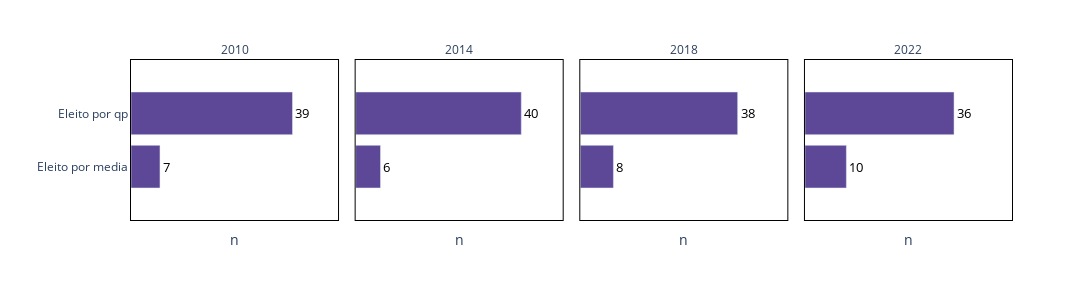

Notebook code for this chart:
### Code cell
tipo_eleicao = eleicoes.groupby(['ano', 'resultado'])['resultado'].count().reset_index(name = 'n')

tipo_eleicao['resultado'] = tipo_eleicao['resultado'].str.capitalize()

fig = px.bar(tipo_eleicao.sort_values(['n', 'resultado'], ascending = 'False'), 
             x = 'n', 
             y = 'resultado', 
             facet_col = 'ano', 
             barmode = 'group',
             text = 'n',
             color_discrete_sequence=['rgb(93,72,152)'],
             category_orders = {'ano': [2010, 2014, 2018, 2022]},
             labels = {'resultado': '', 'n': 'n', 'ano': ''})

fig.update_yaxes(range = (-1, 2), linecolor = 'black', gridcolor = 'white', mirror = True)
fig.update_xaxes(showticklabels = False, range = (0, 50), linecolor = 'black', gridcolor = 'white', mirror = True)
fig.for_each_annotation(lambda a: a.update(text=a.text.split("=")[-1]))
fig.update_layout(width = 1200, height = 300, plot_bgcolor = 'white', paper_bgcolor = 'white')
fig.update_traces(texttemplate='%{text:}', textposition='outside', textfont = {'color': 'black', 'size': 13})
fig.show()

fig.write_image("viz/tipo_eleicao.png")

### Figure 1 — Plotly figure (JSON) as saved in the notebook; plotly's stock layout.template omitted (floating-point values rounded to 4 significant figures)
{"data": [{"alignmentgroup": "True", "hovertemplate": "=%{y}<br>n=%{text}<extra></extra>", "legendgroup": "", "marker": {"color": "rgb(93,72,152)", "pattern": {"shape": ""}}, "name": "", "offsetgroup": "", "orientation": "h", "showlegend": false, "text": [7, 39], "textfont": {"color": "black", "size": 13}, "textposition": "outside", "texttemplate": "%{text:}", "type": "bar", "x": [7, 39], "xaxis": "x", "y": ["Eleito por media", "Eleito por qp"], "yaxis": "y"}, {"alignmentgroup": "True", "hovertemplate": "=%{y}<br>n=%{text}<extra></extra>", "legendgroup": "", "marker": {"color": "rgb(93,72,152)", "pattern": {"shape": ""}}, "name": "", "offsetgroup": "", "orientation": "h", "showlegend": false, "text": [6, 40], "textfont": {"color": "black", "size": 13}, "textposition": "outside", "texttemplate": "%{text:}", "type": "bar", "x": [6, 40], "xaxis": "x2", "y": ["Eleito por media", "Eleito por qp"], "yaxis": "y2"}, {"alignmentgroup": "True", "hovertemplate": "=%{y}<br>n=%{text}<extra></extra>", "legendgroup": "", "marker": {"color": "rgb(93,72,152)", "pattern": {"shape": ""}}, "name": "", "offsetgroup": "", "orientation": "h", "showlegend": false, "text": [8, 38], "textfont": {"color": "black", "size": 13}, "textposition": "outside", "texttemplate": "%{text:}", "type": "bar", "x": [8, 38], "xaxis": "x3", "y": ["Eleito por media", "Eleito por qp"], "yaxis": "y3"}, {"alignmentgroup": "True", "hovertemplate": "=%{y}<br>n=%{text}<extra></extra>", "legendgroup": "", "marker": {"color": "rgb(93,72,152)", "pattern": {"shape": ""}}, "name": "", "offsetgroup": "", "orientation": "h", "showlegend": false, "text": [10, 36], "textfont": {"color": "black", "size": 13}, "textposition": "outside", "texttemplate": "%{text:}", "type": "bar", "x": [10, 36], "xaxis": "x4", "y": ["Eleito por media", "Eleito por qp"], "yaxis": "y4"}], "layout": {"annotations": [{"font": {}, "showarrow": false, "text": "2010", "x": 0.1175, "xanchor": "center", "xref": "paper", "y": 1, "yanchor": "bottom", "yref": "paper"}, {"font": {}, "showarrow": false, "text": "2014", "x": 0.3725, "xanchor": "center", "xref": "paper", "y": 1, "yanchor": "bottom", "yref": "paper"}, {"font": {}, "showarrow": false, "text": "2018", "x": 0.6275, "xanchor": "center", "xref": "paper", "y": 1, "yanchor": "bottom", "yref": "paper"}, {"font": {}, "showarrow": false, "text": "2022", "x": 0.8825, "xanchor": "center", "xref": "paper", "y": 1, "yanchor": "bottom", "yref": "paper"}], "barmode": "group", "height": 300, "legend": {"tracegroupgap": 0}, "margin": {"t": 60}, "paper_bgcolor": "white", "plot_bgcolor": "white", "width": 1200, "xaxis": {"anchor": "y", "domain": [0, 0.235], "gridcolor": "white", "linecolor": "black", "mirror": true, "range": [0, 50], "showticklabels": false, "title": {"text": "n"}}, "xaxis2": {"anchor": "y2", "domain": [0.255, 0.49], "gridcolor": "white", "linecolor": "black", "matches": "x", "mirror": true, "range": [0, 50], "showticklabels": false, "title": {"text": "n"}}, "xaxis3": {"anchor": "y3", "domain": [0.51, 0.745], "gridcolor": "white", "linecolor": "black", "matches": "x", "mirror": true, "range": [0, 50], "showticklabels": false, "title": {"text": "n"}}, "xaxis4": {"anchor": "y4", "domain": [0.765, 1.0], "gridcolor": "white", "linecolor": "black", "matches": "x", "mirror": true, "range": [0, 50], "showticklabels": false, "title": {"text": "n"}}, "yaxis": {"anchor": "x", "domain": [0, 1], "gridcolor": "white", "linecolor": "black", "mirror": true, "range": [-1, 2], "title": {"text": ""}}, "yaxis2": {"anchor": "x2", "domain": [0, 1], "gridcolor": "white", "linecolor": "black", "matches": "y", "mirror": true, "range": [-1, 2], "showticklabels": false}, "yaxis3": {"anchor": "x3", "domain": [0, 1], "gridcolor": "white", "linecolor": "black", "matches": "y", "mirror": true, "range": [-1, 2], "showticklabels": false}, "yaxis4": {"anchor": "x4", "domain": [0, 1], "gridcolor": "white", "linecolor": "black", "matches": "y", "mirror": true, "range": [-1, 2], "showticklabels": false}}}
